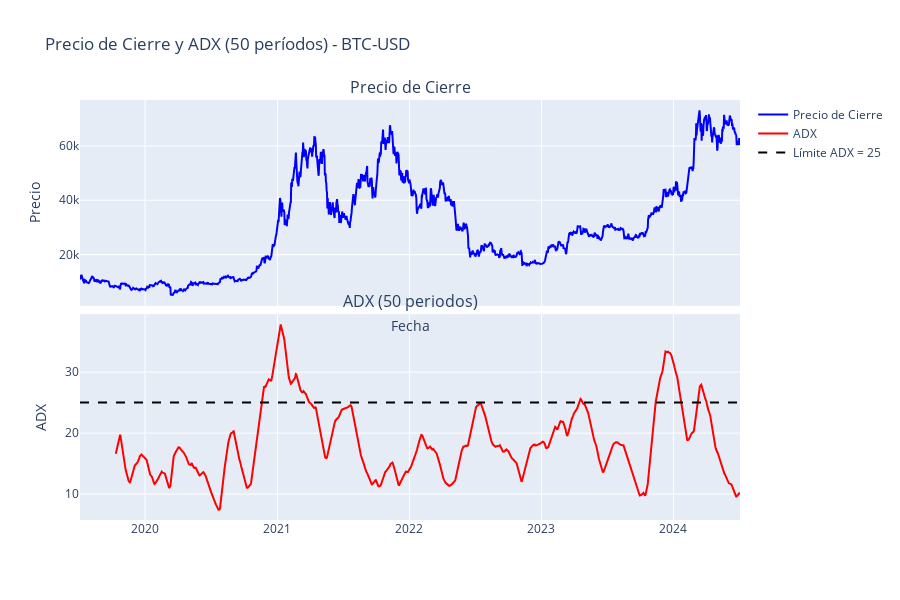

The cell this chart's notebook holds for it:
### Code cell
# Crear figura de subplots en Plotly
fig = make_subplots(rows=2, cols=1, shared_xaxes=True, vertical_spacing=0.02,
                    subplot_titles=("Precio de Cierre", "ADX (50 periodos)"))

# Añadir gráfico de precio de cierre al subplot superior
fig.add_trace(go.Scatter(x=data.index, y=data['Close'], mode='lines', name='Precio de Cierre', line=dict(color='blue')), row=1, col=1)
fig.update_yaxes(title_text='Precio', row=1, col=1)

# Añadir ADX al subplot inferior
fig.add_trace(go.Scatter(x=data.index, y=data['ADX_50'], mode='lines', name='ADX', line=dict(color='red')), row=2, col=1)
fig.add_trace(go.Scatter(x=data.index, y=[25]*len(data), mode='lines', name='Límite ADX = 25', line=dict(color='black', dash='dash')), row=2, col=1)
fig.update_yaxes(title_text='ADX', row=2, col=1)

# Actualizar diseño del gráfico
fig.update_layout(title=f'Precio de Cierre y ADX (50 períodos) - {ticker_symbol}',
                  xaxis_title='Fecha', height=600, showlegend=True)

# Mostrar el gráfico interactivo
fig.show()

### Figure 1 — Plotly figure (JSON) as saved in the notebook; plotly's stock layout.template omitted (floating-point values rounded to 4 significant figures; data arrays with more than 128 entries replaced by an {"elided": "..."} marker saying what was removed)
{"data": [{"line": {"color": "blue"}, "mode": "lines", "name": "Precio de Cierre", "type": "scatter", "x": {"elided": "1826 str values"}, "xaxis": "x", "y": {"elided": "1826 float values"}, "yaxis": "y"}, {"line": {"color": "red"}, "mode": "lines", "name": "ADX", "type": "scatter", "x": {"elided": "1826 str values"}, "xaxis": "x2", "y": {"elided": "1826 float values"}, "yaxis": "y2"}, {"line": {"color": "black", "dash": "dash"}, "mode": "lines", "name": "Límite ADX = 25", "type": "scatter", "x": {"elided": "1826 str values"}, "xaxis": "x2", "y": {"elided": "1826 int values"}, "yaxis": "y2"}], "layout": {"annotations": [{"font": {"size": 16}, "showarrow": false, "text": "Precio de Cierre", "x": 0.5, "xanchor": "center", "xref": "paper", "y": 1, "yanchor": "bottom", "yref": "paper"}, {"font": {"size": 16}, "showarrow": false, "text": "ADX (50 periodos)", "x": 0.5, "xanchor": "center", "xref": "paper", "y": 0.49, "yanchor": "bottom", "yref": "paper"}], "height": 600, "showlegend": true, "title": {"text": "Precio de Cierre y ADX (50 períodos) - BTC-USD"}, "xaxis": {"anchor": "y", "domain": [0, 1], "matches": "x2", "showticklabels": false, "title": {"text": "Fecha"}}, "xaxis2": {"anchor": "y2", "domain": [0, 1]}, "yaxis": {"anchor": "x", "domain": [0.51, 1], "title": {"text": "Precio"}}, "yaxis2": {"anchor": "x2", "domain": [0, 0.49], "title": {"text": "ADX"}}}}
